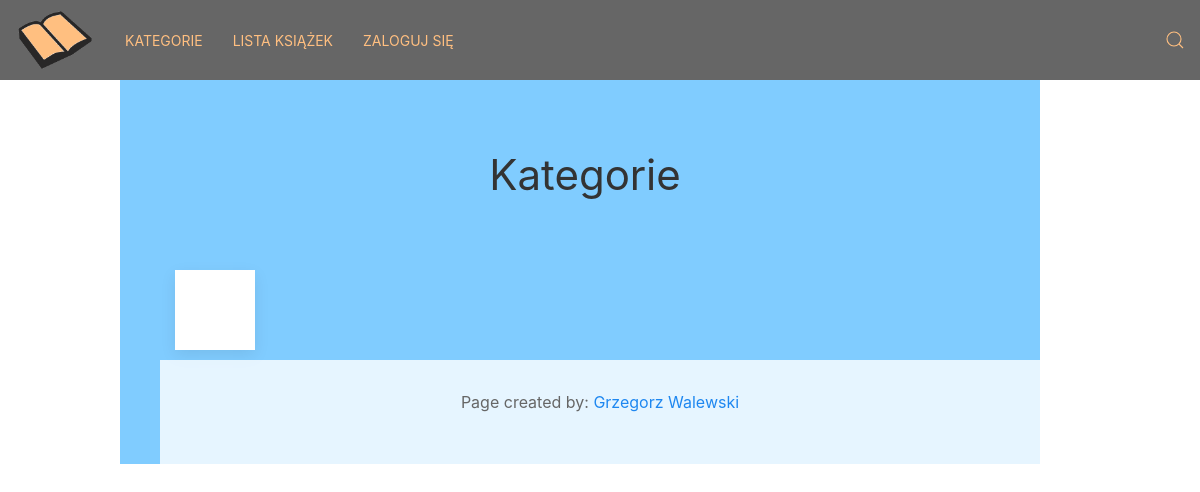
The app's page /index.php/home/categories, older data.
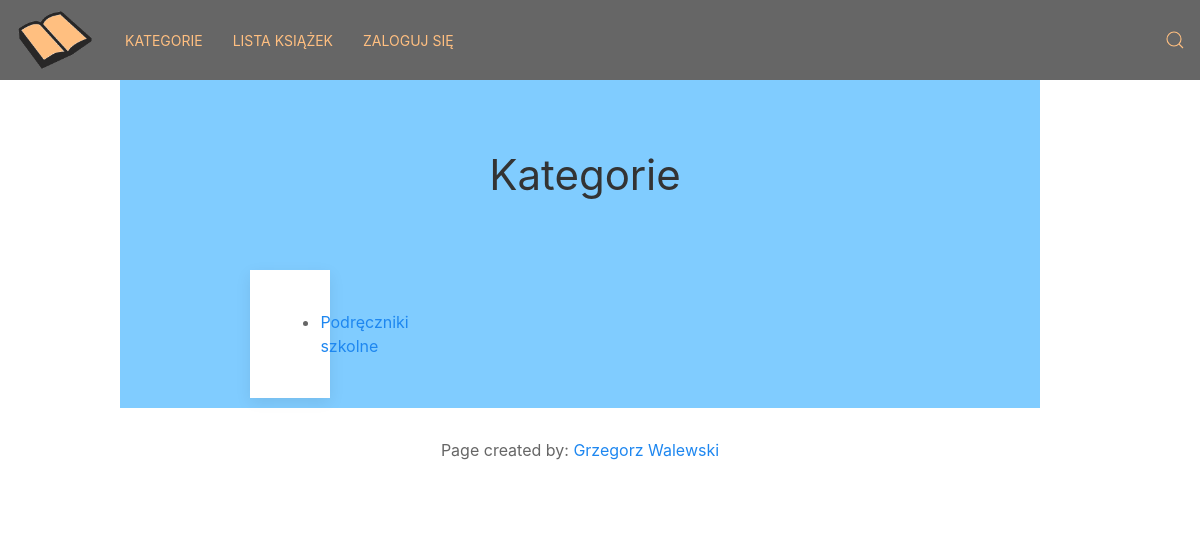
The same page, newer data.
### tables this page shows
CREATE TABLE `category` (
  `id` int(11) NOT NULL,
  `name` text NOT NULL
);

### application/controllers/Home.php (called while the page is built, shortened)
<?php
class Home extends MY_Controller {
	public function __construct()
        {
               	$this->load->helper('url');
				$this->load->helper('form');
		        if($this->verify_min_level(1) )
					{
						$data["is_logged_in"]=TRUE;
					}
					else
					{
						$data["is_logged_in"]=FALSE;
						$data['username']=$this->auth_username;
						$data['user_id']=$this->auth_user_id;
					}
					$this->load->view('header');
					$this->load->view('nav',$data);
        }
	public function categories()
	{
        if(!empty($this->uri->segment(3)))
        {
            $categoryId=$this->uri->segment(3);
            $this->load->model("download_model");
            $data['books']=$this->download_model->getBooksByCategoryId($categoryId);
            $this->load->view('books/contents',$data);
            $this->load->view('footer');
        }
		else
        {
        $this->load->model("download_model");
		$data['categorylist']=$this->download_model->getCategory();
		$this->load->view('categories/contents',$data);
		$this->load->view('footer');
        }
	}
}

### index.php (called while the page is built, shortened)
<?php
require_once BASEPATH.'core/CodeIgniter.php';

### application/models/Download_model.php (called while the page is built, shortened)
<?php
Class Download_model extends CI_Model
{
		public function getCategory()
		{
			$r=$this->db->get('category');
			return $r->result();
		}
}

### application/views/categories/contents.php (the view, shortened to what this page needs)
<body class="height-100">
	<div class="uk-grid">
		<div class="uk-width-1-1 middle-panel blue uk-grid">
			<h1 class="uk-text-center uk-width-1-1 padding-left-40 blue uk-padding-large">Kategorie</h1>
			<div class="uk-grid center-elements">
			<div class="white uk-margin-small-bottom uk-margin-small-right uk-width-1-4 uk-card uk-card-default uk-card-body">
			<ul>
				<?php $i=0; foreach($categorylist as $category):?>
				<li><?php
				$i++;
				echo "<a href='/stuckAboveBook/home/categories/".$category->id."'>".$category->name."</a>"?>
				</li>
				<?php endforeach;
				if($i%10>0)
				{
					echo "</ul></div>";
					}
				 ?>
				</div>
	</div>

### application/views/header.php (shortened to what this page needs)
<!DOCTYPE html>
<html lang="en">
<head>
    <link rel="stylesheet" type="text/css" href="<?php echo base_url() ?>assets/css/uikit.min.css">
    <link rel="stylesheet" type="text/css" href="<?php echo base_url() ?>assets/css/custom.css">
</head>

### application/views/nav.php
<nav class="uk-navbar-container uk-margin no-bottom-margin" uk-navbar>
    <div class="uk-navbar-left">
        <a class="uk-navbar-item uk-logo orange" href="/stuckAboveBook/home/"><img class="logo" src="<?php echo base_url() ?>assets/img/icon.png"></a>
        <ul class="uk-navbar-nav">
            <li>
                <a href="/stuckAboveBook/home/categories" class="orange">
                    Kategorie
                </a>
            </li>
            <li>
                <a href="#" class="orange">
                    Lista Książek
                </a>
            </li>
                <?php if($is_logged_in)
                {?>
                    <li>
                        <a href="/stuckAboveBook/home/addProblem" class="orange">
                        Dodaj problem
                        </a>
                    </li>
            <li>
                    <a class="orange" href="#"><?php echo $username?></a>
                        <div class="uk-navbar-dropdown">
                            <ul class="uk-nav uk-navbar-dropdown-nav">
                                <li class=""><a href="#">Twój profil</a></li>
                                <li class=""><a href="/stuckAboveBook/user/yourproblems">Twoje pytania</a></li>
                                <li class=""><a href="/stuckAboveBook/examples/logout">Wyloguj</a></li>
                            </ul>
                        </div>
                    </li>
                <?php
                }
                else
                {?>
                    <li>
                    <a href="/stuckAboveBook/examples/login_form" class="orange">
                    Zaloguj się
                </a>
                </li>
                <?php }?>
        </ul>
    </div>
    <div class="uk-navbar-right">
         <div>
            <a class="uk-navbar-toggle orange" href="/stuckAboveBook/home/search" uk-search-icon href="#"></a>
        </div>
    </div>
</nav>

### application/views/footer.php
		<div class="uk-position-relative  uk-position-bottom uk-overlay uk-overlay-default uk-text-center uk-width-1-1">
			<footer class="">
				<p>Page created by: <a href="grzojda.eu">Grzegorz Walewski</a></p>
			</footer>
		</div>
	</div>
</body>

### assets/css/custom.css (style rules this page uses)
.blue { background-color:#80ccff; }
.uk-navbar-container.uk-margin .orange { color: #ffbf80; }
html body nav.uk-navbar-container.uk-margin.uk-navbar { background-color:#666666; }
.no-bottom-margin { margin-bottom: 0px; }
.middle-panel { margin-left: 10em; margin-right: 10em; }
.height-100 { height: 100%; }
.white { background-color: white; }
.center-elements { display: flex; justify-content: center; }
.padding-left-40 { padding-left: 40px; }
.logo { width: 80px; }

Row changes from the older to the newer data that the page shows:
added category: name "Podręczniki szkolne"
